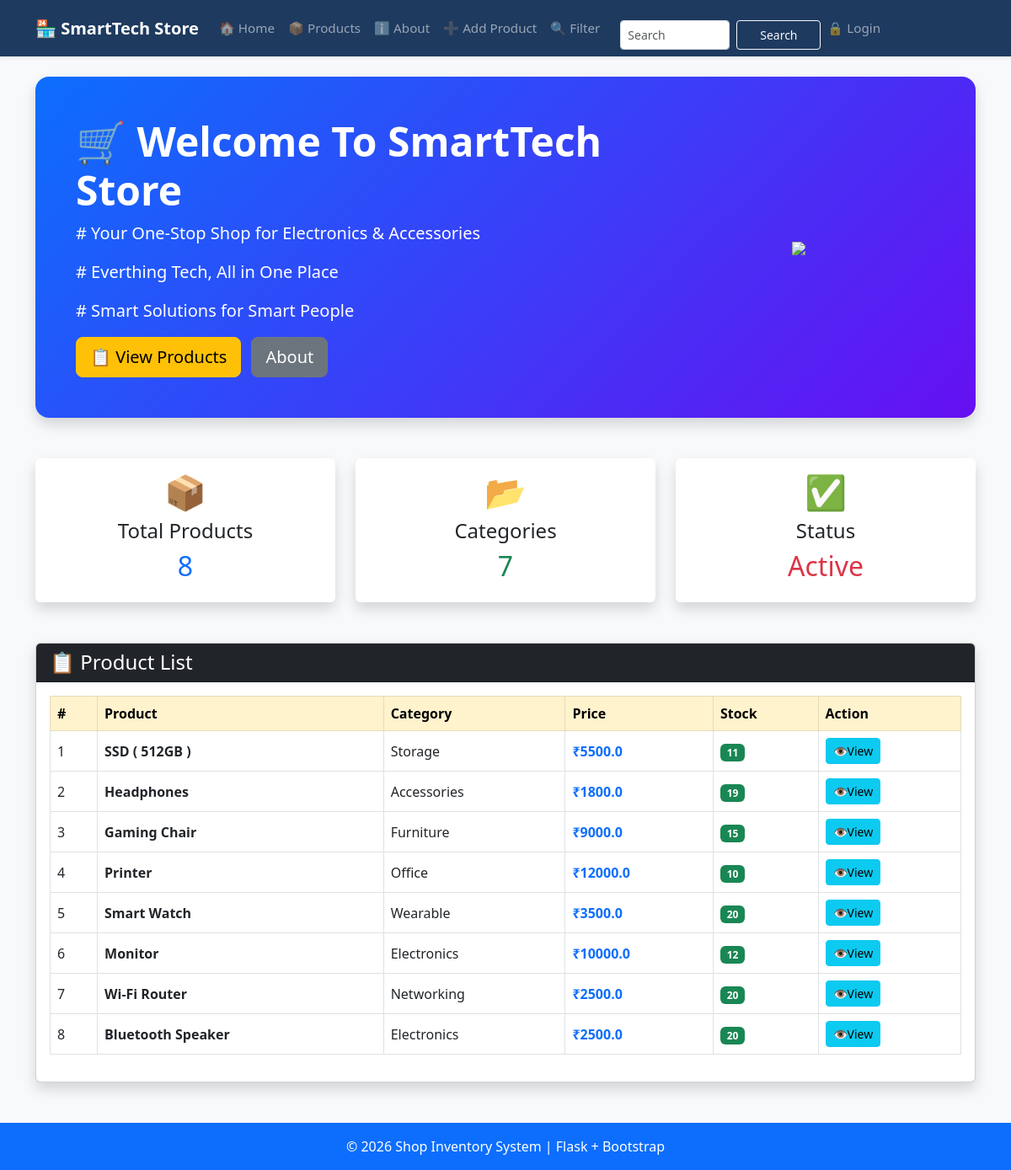
The page / on the database its author committed.
### tables this page shows
CREATE TABLE products (
                    id INTEGER PRIMARY KEY AUTOINCREMENT,
                    name TEXT NOT NULL,
                    category TEXT NOT NULL,
                    price REAL NOT NULL,
                    stock INTEGER NOT NULL
                 );

### app.py (the view)
@app.route("/")
def home():
    conn = get_db()
    products = conn.execute('SELECT * FROM products ORDER BY id DESC').fetchall()
    total = conn.execute('SELECT COUNT(*) FROM products').fetchone()[0]
    return render_template("home.html", products=products, total=total)

### database.py (called while the page is built)
def get_db():
    conn = sqlite3.connect('myproject.db')
    conn.row_factory = sqlite3.Row # To access columns by name
    return conn

### templates/home.html (shortened to what this page needs)
{% extends "base.html" %}
{% block content %}
<div class="p-5 mb-5 rounded-4 text-white shadow"
     style="background: linear-gradient(135deg,#0d6efd,#6610f2);">
    <div class="row align-items-center">
        <div class="col-md-8">
            <h1 class="display-5 fw-bold">
                🛒 Welcome To SmartTech Store
            </h1>
            <p class="lead">
              #  Your One-Stop Shop for Electronics & Accessories
            </p>
            <p class="lead">
              #  Everthing Tech, All in One Place
            </p>
            <p class="lead">
              #  Smart Solutions for Smart People
            </p>
            <a href="{{ url_for('product') }}" class="btn btn-warning btn-lg me-2">
                📋 View Products
            </a>
            <a href="{{ url_for('about') }}" class="btn btn-secondary btn-lg me-2">
                About
            </a>
        </div>
        <div class="col-md-4 text-center">
            <img src="https://cdn-icons-png.flaticon.com/512/3082/3082028.png"
                 width="220"
                 class="img-fluid">
        </div>
    </div>
</div>
<div class="row g-4 mb-5">
    <div class="col-md-4">
        <div class="card border-0 shadow text-center h-100">
            <div class="card-body">
                <h1>📦</h1>
                <h4>Total Products</h4>
                <h2 class="text-primary">{{ total }}</h2>
            </div>
        </div>
    </div>
    <div class="col-md-4">
        <div class="card border-0 shadow text-center h-100">
            <div class="card-body">
                <h1>📂</h1>
                <h4>Categories</h4>
                <h2 class="text-success">
                    {{ products|map(attribute='category')|unique|list|length }}
                </h2>
            </div>
        </div>
    </div>
    <div class="col-md-4">
        <div class="card border-0 shadow text-center h-100">
            <div class="card-body">
                <h1>✅</h1>
                <h4>Status</h4>
                <h2 class="text-danger">Active</h2>
            </div>
        </div>
    </div>
</div>
<div class="card shadow">
    <div class="card-header bg-dark text-white">
        <h4 class="mb-0">📋 Product List</h4>
    </div>
    <div class="card-body">
        <div class="table-responsive">
            <table class="table table-hover table-bordered align-middle">
                <thead class="table-warning">
                    <tr>
                        <th>#</th>
                        <th>Product</th>
                        <th>Category</th>
                        <th>Price</th>
                        <th>Stock</th>
                        <th>Action</th>
                    </tr>
                </thead>
                <tbody>
                {% for product in products %}
                    <tr>
                        <td>{{ loop.index }}</td>
                        <td>
                            <strong>{{ product.name }}</strong>
                        </td>
                        <td>{{ product.category }}</td>
                        <td class="text-primary fw-bold">
                            ₹{{ product.price }}
                        </td>
                        <td>
                            <span class="badge bg-success">
                              {{ product.stock }}
                            </span>
                        </td>
                        <td>
                            <a href="{{ url_for('product_detail', id=product.id) }}"
                               class="btn btn-info btn-sm">
                                👁️View
                            </a>
                        </td>
                    </tr>
                {% else %}
                    <tr>
                        <td colspan="6" class="text-center text-danger">
                            No Products Available
                        </td>
                    </tr>
                {% endfor %}
                </tbody>
            </table>
        </div>
    </div>
</div>
{% endblock %}

### templates/base.html (style rules this page uses)
:root { --brand: #1e3a5f; }

### rows shown on the page
products: name "SSD ( 512GB )", category "Storage", price "5500.0", stock "11"
products: name "Headphones", category "Accessories", price "1800.0", stock "19"
products: name "Gaming Chair", category "Furniture", price "9000.0", stock "15"
products: name "Printer", category "Office", price "12000.0", stock "10"
products: name "Smart Watch", category "Wearable", price "3500.0", stock "20"
products: name "Monitor", category "Electronics", price "10000.0", stock "12"
products: name "Wi-Fi Router", category "Networking", price "2500.0", stock "20"
products: name "Bluetooth Speaker", category "Electronics", price "2500.0", stock "20"

### other values the page prints
{{ total }} "8"
{{ products|map(attribute='category')|unique|list|length }} "7"
